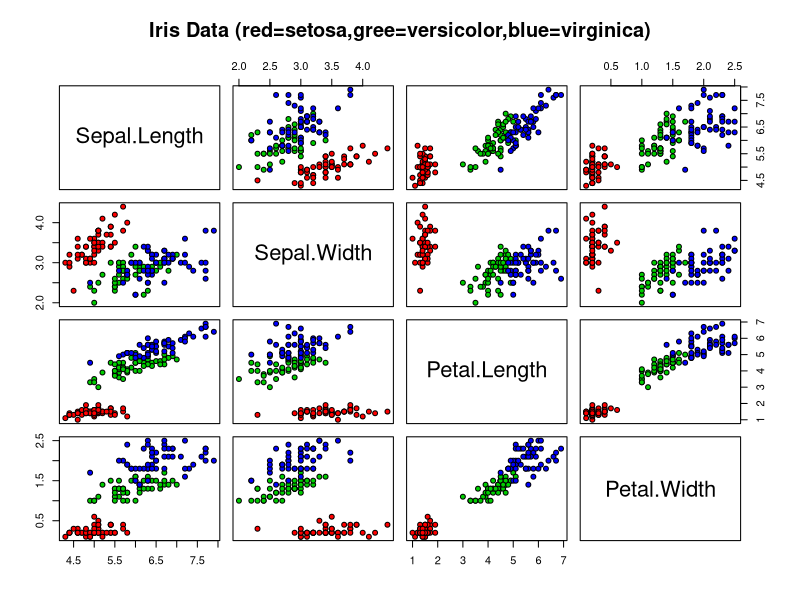

Recreate this plot in R.
require(e1071)

pairs(iris[1:4],main="Iris Data (red=setosa,gree=versicolor,blue=virginica)",pch=21,bg=c("red","green3","blue")[unclass(iris$Species)])
classifier=naiveBayes(iris[,1:4],iris[,5])
table(predict(classifier,iris[,-5]),iris[,5])